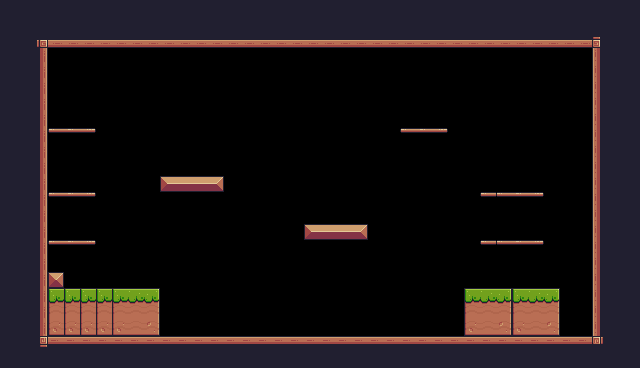

Rendered tile map (Tiled .tmx) drawn with the repository's tilesets; below, a short description and the full map source, tile grids included:
An orthogonal 40x23 tile map with 16x16 px tiles, 1 tile layer (Background) and 42 objects (21x Fruit, 6x Platform, 2x Saw, Player, Strawberry).

<map version="1.10" tiledversion="1.10.2" orientation="orthogonal" renderorder="right-down" width="40" height="23" tilewidth="16" tileheight="16" infinite="0" nextlayerid="4" nextobjectid="97">
 <properties>
  <property name="BackgroundColor" value="Green" />
 </properties>
 <tileset firstgid="1" source="Pixel Adventure.tsx" />
 <layer id="1" name="Background" width="40" height="23">
  <data encoding="csv">
24,24,24,24,24,24,24,24,24,24,24,24,24,24,24,24,24,24,24,24,24,24,24,24,24,24,24,24,24,24,24,24,24,24,24,24,24,24,24,24,
24,24,24,24,24,24,24,24,24,24,24,112,112,112,112,112,112,24,24,24,24,24,24,24,24,24,24,24,24,24,24,24,24,24,24,24,24,24,24,24,
24,24,92,134,134,134,134,134,134,134,134,134,134,134,134,134,134,134,134,134,134,134,134,134,134,134,134,134,134,134,134,134,134,134,134,134,134,93,24,24,
24,24,113,0,0,0,0,0,0,0,0,0,0,0,0,0,0,0,0,0,0,0,0,0,0,0,0,0,0,0,0,0,0,0,0,0,0,111,24,24,
24,24,113,0,0,0,0,0,0,0,0,0,0,0,0,0,0,0,0,0,0,0,0,0,0,0,0,0,0,0,0,0,0,0,0,0,0,111,24,24,
24,24,113,0,0,0,0,0,0,0,0,0,0,0,0,0,0,0,0,0,0,0,0,0,0,0,0,0,0,0,0,0,0,0,0,0,0,111,24,24,
24,24,113,0,0,0,0,0,0,0,0,0,0,0,0,0,0,0,0,0,0,0,0,0,0,0,0,0,0,0,0,0,0,0,0,0,0,111,24,24,
24,24,113,0,0,0,0,0,0,0,0,0,0,0,0,0,0,0,0,0,0,0,0,0,0,0,0,0,0,0,0,0,0,0,0,0,0,111,24,24,
24,24,113,40,41,42,0,0,0,0,0,0,0,0,0,0,0,0,0,0,0,0,0,0,0,40,41,42,0,0,0,0,0,0,0,0,0,111,24,24,
24,24,113,0,0,0,0,0,0,0,0,0,0,0,0,0,0,0,0,0,0,0,0,0,0,0,0,0,0,0,0,0,0,0,0,0,0,111,24,24,
24,24,113,0,0,0,0,0,0,0,0,0,0,0,0,0,0,0,0,0,0,0,0,0,0,0,0,0,0,0,0,0,0,0,0,0,0,111,24,24,
24,24,113,0,0,0,0,0,0,0,13,14,14,15,0,0,0,0,0,0,0,0,0,0,0,0,0,0,0,0,0,0,0,0,0,0,0,111,24,24,
24,24,113,40,41,42,0,0,0,0,0,0,0,0,0,0,0,0,0,0,0,0,0,0,0,0,0,0,0,0,40,40,41,42,0,0,0,111,24,24,
24,24,113,0,0,0,0,0,0,0,0,0,0,0,0,0,0,0,0,0,0,0,0,0,0,0,0,0,0,0,0,0,0,0,0,0,0,111,24,24,
24,24,113,0,0,0,0,0,0,0,0,0,0,0,0,0,0,0,0,13,14,14,15,0,0,0,0,0,0,0,0,0,0,0,0,0,0,111,24,24,
24,24,113,40,41,42,0,0,0,0,0,0,0,0,0,0,0,0,0,0,0,0,0,0,0,0,0,0,0,0,40,40,41,42,0,0,0,111,24,24,
24,24,113,0,0,0,0,0,0,0,0,0,0,0,0,0,0,0,0,0,0,0,0,0,0,0,0,0,0,0,0,0,0,0,0,0,0,111,24,24,
24,24,113,35,0,0,0,0,0,0,0,0,0,0,0,0,0,0,0,0,0,0,0,0,0,0,0,0,0,0,0,0,0,0,0,0,0,111,24,24,
24,24,113,7,7,7,7,7,8,9,0,0,0,0,0,0,0,0,0,0,0,0,0,0,0,0,0,0,0,7,8,9,7,8,9,0,0,111,24,24,
24,24,113,29,29,29,29,29,30,31,0,0,0,0,0,0,0,0,0,0,0,0,0,0,0,0,0,0,0,29,30,31,29,30,31,0,0,111,24,24,
24,24,113,51,51,51,51,51,52,53,0,0,0,0,0,0,0,0,0,0,0,0,0,0,0,0,0,0,0,51,52,53,51,52,53,0,0,111,24,24,
24,24,114,90,90,90,90,90,90,90,90,90,90,90,90,90,90,90,90,90,90,90,90,90,90,90,90,90,90,90,90,90,90,90,90,90,90,115,24,24,
24,24,24,24,24,24,24,24,24,24,24,24,24,24,24,24,24,24,24,24,24,24,24,24,24,24,24,24,24,24,24,24,24,24,24,24,24,24,24,24
</data>
 </layer>
 <objectgroup id="3" name="Collision">
  <object id="26" x="48" y="32" height="16" />
  <object id="27" x="32" y="32" width="576" height="16" />
  <object id="28" x="592" y="48" width="16" height="304" />
  <object id="29" x="32" y="48" width="16" height="304" />
  <object id="30" x="48" y="336" width="560" height="16" />
  <object id="31" x="48" y="272" width="16" height="16" />
  <object id="32" x="48" y="288" width="112" height="48" />
  <object id="33" x="464" y="288" width="96" height="48" />
  <object id="34" x="160" y="176" width="64" height="16" />
  <object id="36" x="304" y="224" width="64" height="16" />
  <object id="37" x="496" y="240" width="48" />
  <object id="50" type="Platform" x="480" y="240" width="64" height="16" />
  <object id="51" type="Platform" x="480" y="192" width="64" height="16" />
  <object id="52" type="Platform" x="48" y="128" width="48" height="16" />
  <object id="53" type="Platform" x="48" y="192" width="48" height="16" />
  <object id="54" type="Platform" x="48" y="240" width="48" height="16" />
  <object id="96" type="Platform" x="400" y="128" width="48" height="16" />
 </objectgroup>
 <objectgroup id="2" name="spawnpoints">
  <object id="20" name="Player" type="Player" x="128" y="256" width="32" height="32" />
  <object id="58" name="Bananas" type="Fruit" x="64" y="96" width="32" height="32" />
  <object id="59" name="Apple" type="Fruit" x="64" y="160" width="32" height="32" />
  <object id="60" name="Cherries" type="Fruit" x="64" y="208" width="32" height="32" />
  <object id="61" name="Orange" type="Fruit" x="160" y="144" width="32" height="32" />
  <object id="62" name="Orange" type="Fruit" x="208" y="144" width="32" height="32" />
  <object id="63" name="Kiwi" type="Fruit" x="176" y="112" width="32" height="32" />
  <object id="64" name="Melon" type="Fruit" x="208" y="80" width="32" height="32" />
  <object id="65" name="Kiwi" type="Fruit" x="208" y="112" width="32" height="32" />
  <object id="66" type="Strawberry" x="288" y="96" width="32" height="32" />
  <object id="67" name="Pineapple" type="Fruit" x="288" y="64" width="32" height="32" />
  <object id="68" name="Strawberry" type="Fruit" x="320" y="96" width="32" height="32" />
  <object id="69" name="Melon" type="Fruit" x="320" y="160" width="32" height="32" />
  <object id="70" name="Strawberry" type="Fruit" x="304" y="192" width="32" height="32" />
  <object id="71" name="Strawberry" type="Fruit" x="336" y="192" width="32" height="32" />
  <object id="77" name="Melon" type="Fruit" x="480" y="208" width="32" height="32" />
  <object id="83" name="Orange" type="Fruit" x="400" y="304" width="32" height="32" />
  <object id="87" name="Strawberry" type="Fruit" x="480" y="160" width="32" height="32" />
  <object id="88" name="Strawberry" type="Fruit" x="512" y="160" width="32" height="32" />
  <object id="89" name="Apple" type="Fruit" x="496" y="128" width="32" height="32" />
  <object id="90" name="Melon" type="Fruit" x="512" y="208" width="32" height="32" />
  <object id="91" name="Orange" type="Fruit" x="480" y="256" width="32" height="32" />
  <object id="92" name="Orange" type="Fruit" x="512" y="256" width="32" height="32" />
  <object id="93" type="Saw" x="256" y="320" width="32" height="32">
   <properties>
    <property name="isvertical" type="bool" value="false" />
    <property name="offNeg" type="float" value="6" />
    <property name="offPos" type="float" value="11" />
   </properties>
  </object>
  <object id="95" type="Saw" x="256" y="128" width="32" height="32">
   <properties>
    <property name="isvertical" type="bool" value="true" />
    <property name="offNeg" type="float" value="4" />
    <property name="offPos" type="float" value="4" />
   </properties>
  </object>
 </objectgroup>
</map>
